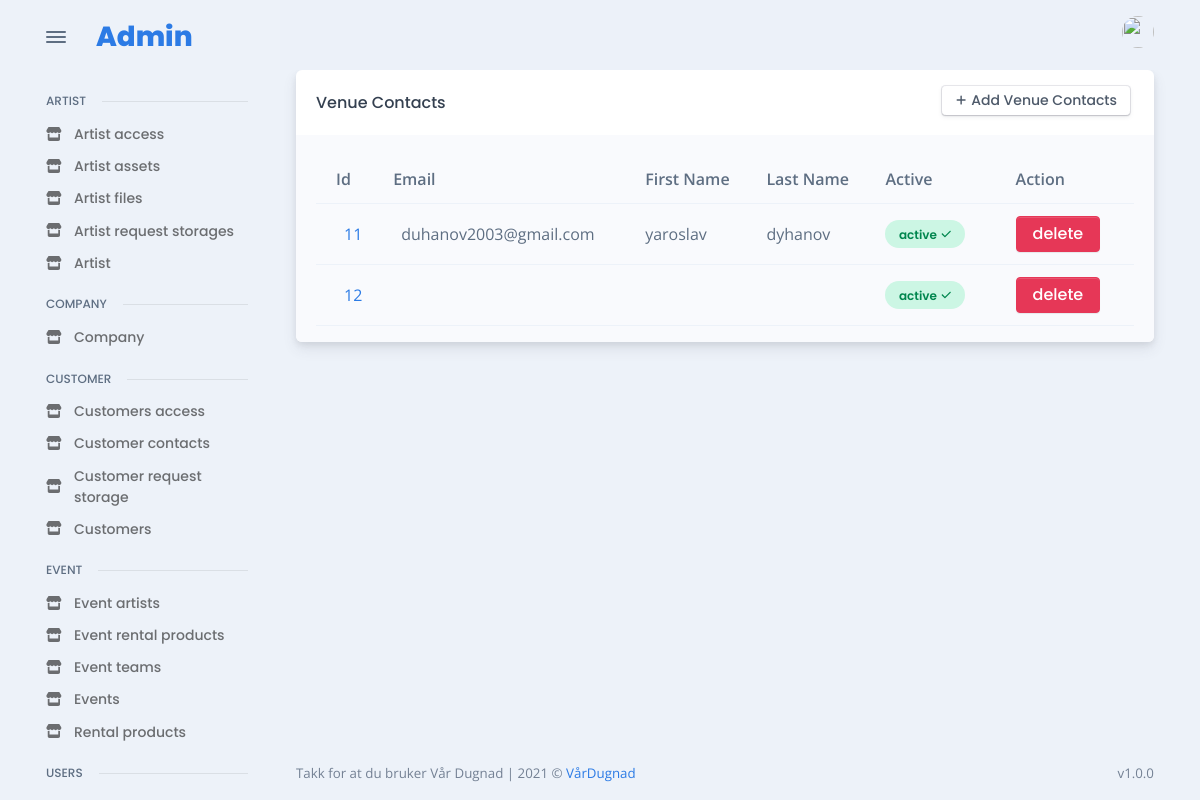
Page /admin_site/venue/all_venue_contacts (signed in) on the committed database.
### venue/models.py (models this page shows, shortened)
class VenueContacts(models.Model):
    venue = models.ForeignKey(Venue, verbose_name=("Venue"), on_delete=models.CASCADE)
    first_name = models.CharField("first name", max_length=255, unique=True)
    last_name = models.CharField("last name", max_length=255)
    phone = models.CharField("phone", max_length=255, unique=True)
    epost = models.EmailField("email", max_length=255)
    role = models.CharField("role", max_length=255)
    active = models.BooleanField(default=True)

### admin_app/admin_venue/views.py (the view)
# urls.py: path("all_venue_contacts", VenueContactsListView.as_view(), name = "admin_get_all_venue_contacts"),
class VenueContactsListView(LoginRequiredMixin, ListView):
    model = VenueContacts
    template_name = "admin/pages/venue/contacts/all.html"
    context_object_name = 'contacts'

### templates/admin/pages/venue/contacts/all.html (shortened to what this page needs)
{% extends 'base/admin_base.html' %}
{% load static %}
{% load widget_tweaks %}
{% block content %}
<div class="card">
  <div class="card-header">
    <div class="row flex-between-center">
      <div class="col-4 col-sm-auto d-flex align-items-center pe-0">
        <h5 class="fs-0 mb-0 text-nowrap py-2 py-xl-0">Venue Contacts</h5>
      </div>
      <div class="col-8 col-sm-auto text-end ps-2">
        <a href="{% url 'admin_add_new_venue_contacts' %}" class="btn btn-falcon-default btn-sm me-1 mb-1">
          <span class="fas fa-plus me-1" data-fa-transform="shrink-3"></span>Add Venue Contacts
        </a>
      </div>
    </div>
  </div>
  <div class="card-body bg-light pb-0">
    <div class="table-responsive scrollbar">
      {% if contacts|length %}
      <table class="table table-hover table-striped overflow-hidden">
        <thead>
          <tr>
            <th scope="col">Id</th>
            <th scope="col">Email</th>
            <th scope="col">First Name</th>
            <th scope="col">Last Name</th>
            <th scope="col">Active</th>
            <th></th>
            <th scope="col">Action</th>
          </tr>
        </thead>
        <tbody>
          {% for contact in contacts %}
          <tr class="align-middle">
            <td class="text-nowrap">
              <div class="d-flex align-items-center">
                <div class="ms-2"><a href="{% url 'admin_change_details_venue_contacts' contact.id %}">{{contact.id}}</a></div>
              </div>
            </td>
            <td class="text-nowrap">
              <div class="d-flex align-items-center">
                <div class="ms-2">{{contact.epost}}</div>
              </div>
            </td>
            <td class="text-nowrap"> {{contact.first_name}} </td>
            <td class="text-nowrap"> {{contact.last_name}} </td>
            {% if contact.active %}
              <td><span class="badge badge rounded-pill d-block p-2 badge-soft-success">active<span class="ms-1 fas fa-check" data-fa-transform="shrink-2"></span></span></td>
            {% else %}
              <td><span class="badge badge rounded-pill d-block p-2 badge-soft-danger">disabled<span class="ms-1 fas fa-times" data-fa-transform="shrink-2"></span></span></td>
            {% endif %}
            <td></td>
            <td><a class="btn btn-danger"  href="{% url 'admin_delete_venue_contacts' contact.id %}">delete</a></tr>
          {% endfor %}
        </tbody>
      </table>
      {% else %}
          <p>There is no artist yet, try to add some</p>
      {% endif %}
    </div>
  </div>
  </div>
{% endblock %}

### rows in the picture
VenueContacts: id "11", epost "duhanov2003@gmail.com", first_name "yaroslav", last_name "dyhanov", active "active"
VenueContacts: id "12", active "active"
